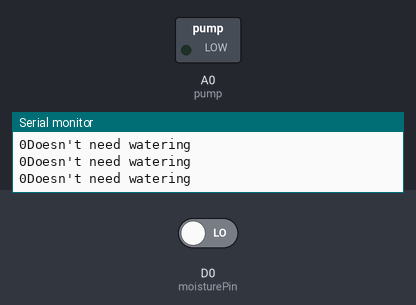
Bench run of a sketch on a simulated ESP8266 (NodeMCU). On the bench: switched loads named in the sketch (green lamp = pin HIGH), the last lines printed to the serial monitor. The test bench sets the inputs (shaded band); at power-on: D0 (moisturePin) LOW.

Above: at 1.8 s.
1.9 s: D0 (moisturePin) driven HIGH
At 3.1 s:
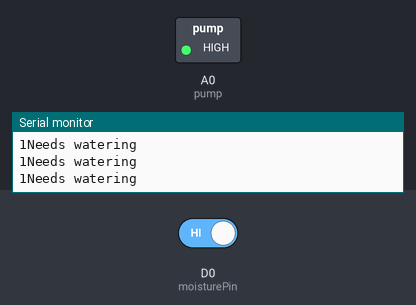
Timing chart, 0 to 4.9 s (numbered marks = the images above; inputs shaded):
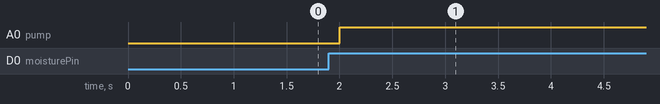

Measured:
- after the input at 1.9 s, A0 (pump): LOW → HIGH after 0.10 s

The sketch:

soil_moisture.ino
```cpp
int pump = A0;
int moisturePin = D0;
// you can adjust the threshold value
int thresholdValue = 800;

void setup(){
  pinMode(moisturePin, INPUT);
  pinMode(pump, OUTPUT);
  Serial.begin(9600);
}

void loop() {
  // read the input on analog pin 0:
  //the humidity and sensor values are inversely related

      //digital input code (thresholdValue is approx. 800
  bool moistureValue = digitalRead(moisturePin);
  Serial.print(moistureValue);
  if(moistureValue == true){
    Serial.println("Needs watering");
    analogWrite(pump, 255);
  }
  else
    Serial.println("Doesn't need watering");

   //analog input code
    /*int sensorValue = analogRead(rainPin);
    Serial.println(sensorValue);
    if(sensorValue < thresholdValue){
    Serial.println(" - Doesn't need watering");
    //digitalWrite(redLED, LOW);
    //digitalWrite(greenLED, HIGH);
  }
  else {
    Serial.println(" - Time to water your plant");
    //digitalWrite(redLED, HIGH);
    //digitalWrite(greenLED, LOW);
  }*/

  delay(500);
}
```
